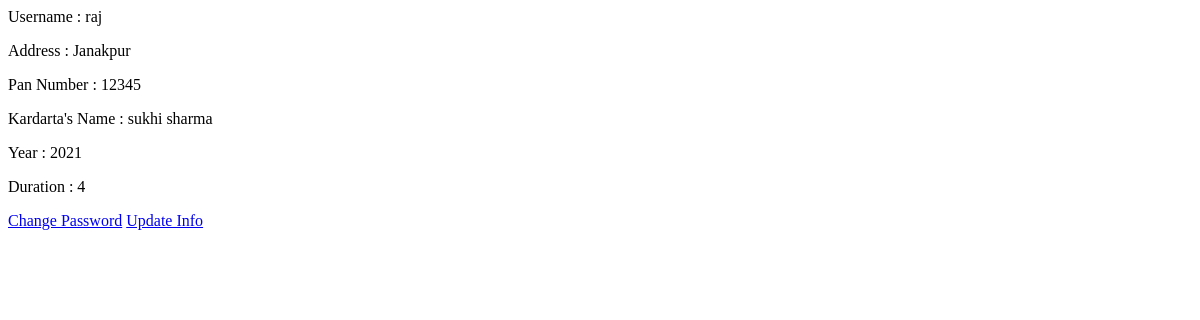
The page /profile/ (signed in) on the database as committed earlier.
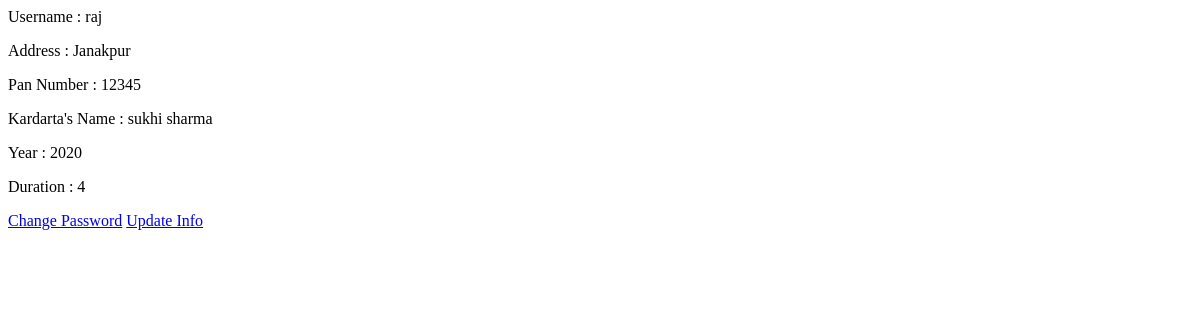
The same page on the database as committed later.
### proapp/models.py (models this page shows, shortened)
class Vendor(models.Model):
	user = models.OneToOneField(User, on_delete=models.CASCADE)
	username = models.CharField(max_length=200)
	address = models.CharField(max_length=200)
	pan = models.CharField(max_length=30)
	kardartaname = models.CharField(max_length=200)
	year = models.CharField(max_length=6)
	duration = models.CharField(max_length=10)

### proapp/views.py (the view)
# urls.py: path('profile/', ProfileView.as_view(), name="profile"),
class ProfileView(TemplateView):
	template_name = "profile.html"
	def get_context_data(self, **kwargs):
		context = super().get_context_data(**kwargs)
		posts = Vendor.objects.all()
		context['posts'] = posts
		return context

### templates/profile.html (shortened to what this page needs)
            {% for pi in posts %}
            {% ifequal pi.username request.user.username %}
                <p>Username : {{pi.username}}</p>
                <p>Address : {{pi.address}}</p>
                <p>Pan Number : {{pi.pan}}</p>
                <p>Kardarta's Name : {{pi.kardartaname}}</p>
                <p>Year : {{pi.year}}</p>
                <p>Duration : {{pi.duration}}</p>
            <a href="{% url 'proapp:changepass' %}" class="btn btn-primary">Change Password</a>
            <a href="{% url 'proapp:infoupdate' pi.id %}" class="btn btn-primary">Update Info</a>
            {% endifequal %}
{% endfor %}

Rows that differ between the two databases and show on the page:
changed Vendor "raj": year "2021" → "2020"
